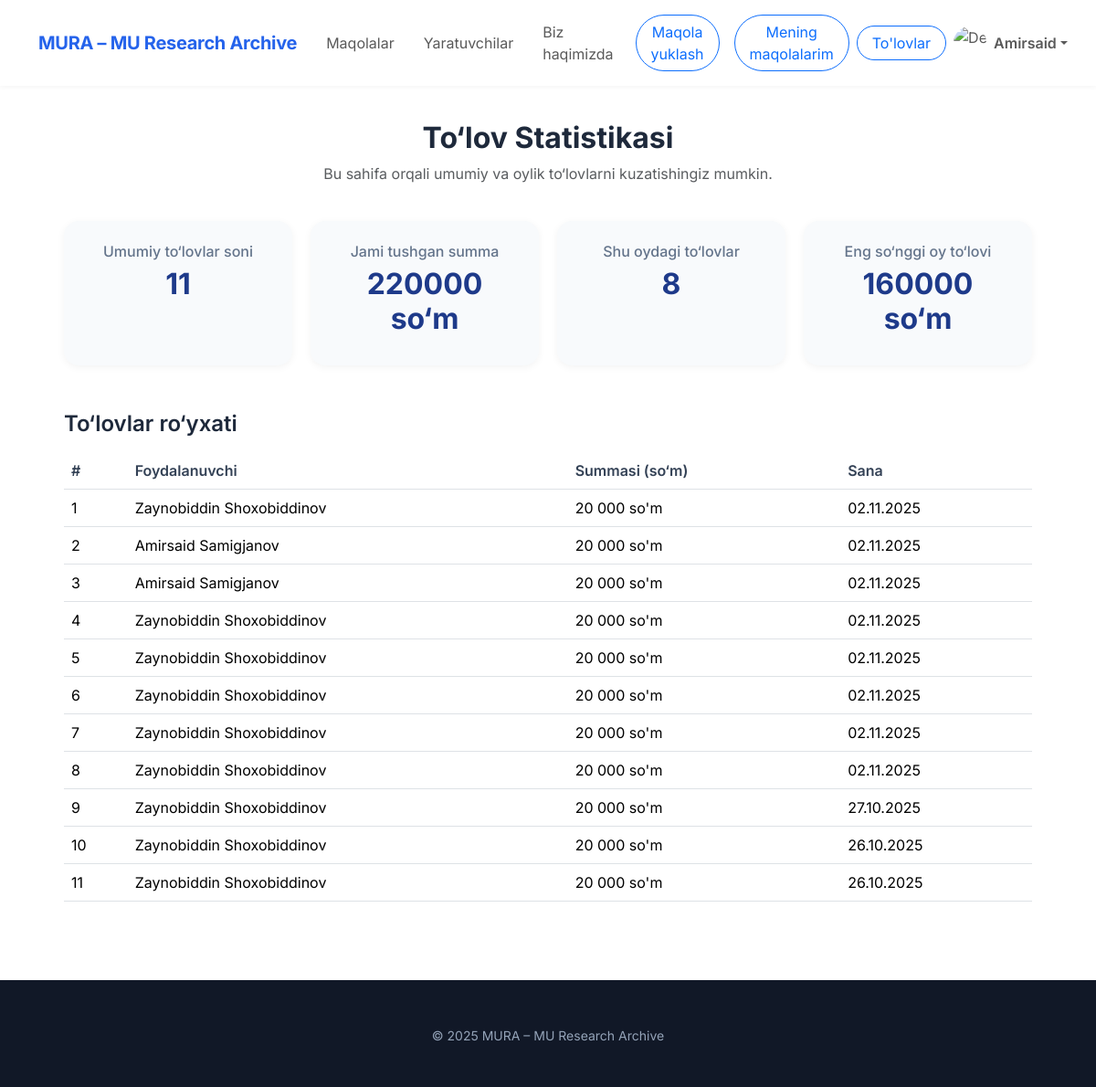
The app's page /payment-stats/ (signed in), older data.
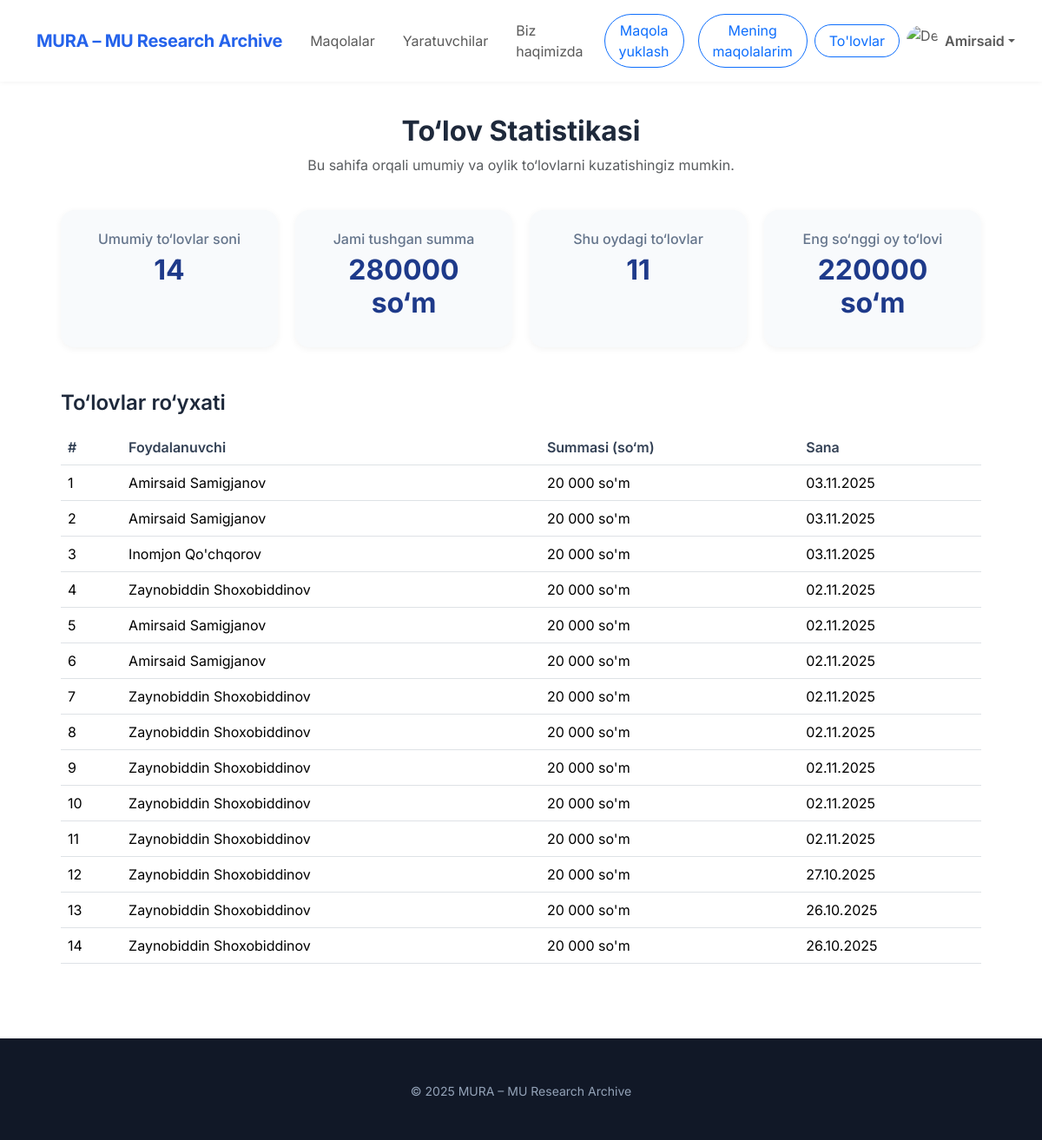
The same page, newer data.
### main/models.py (models this page shows, shortened)
class CustomUser(AbstractUser):
    avatar = models.ImageField(upload_to='avatars/', null=True, blank=True)
    status = models.IntegerField(default=0)

class Payment(models.Model):
    check_image = models.ImageField(upload_to='checks/')
    paper = models.ForeignKey(Paper, on_delete=models.CASCADE)
    status = models.IntegerField(choices=[(1, 'sent'), (2, 'approved'), (3, 'denied')], default=1)
    paid_at = models.DateTimeField(auto_now_add=True)

class Paper(models.Model):
    STATUS_CHOICES = [
        (1, 'draft'),
        (2, 'on_process'),
        (3, 'declined'),
        (4, 'accepted'),
        (5, 'payment_process'),
        (6, 'blocked')
    ]
    owner = models.ForeignKey(CustomUser, on_delete=models.CASCADE)
    category = models.ForeignKey('Category', on_delete=models.SET_NULL, null=True)
    title = models.CharField(
        max_length=100,
        validators=[MinLengthValidator(1)],
        help_text="Sarlavha 1–100 belgidan iborat bo‘lishi kerak."
    )
    abstract = models.TextField(
        max_length=2000,
        validators=[MinLengthValidator(100)],
        help_text="Umumiy fikr 100–2000 belgidan iborat bo‘lishi kerak."
    )
    intro = models.TextField(
        max_length=2000,
        validators=[MinLengthValidator(100)],
        help_text="Kirish qismi 100-2000 ta belgidan iborat bo‘lishi kerak."
    )
    file = models.FileField(upload_to='pdfs/')
    status = models.IntegerField(
        choices=STATUS_CHOICES,
        default=1,
        help_text="Maqolaning joriy holatini tanlang."
    )
    published_at = models.DateField(auto_now=True)
    keywords = models.CharField(
        max_length=100,
        validators=[MinLengthValidator(10)],
        help_text="Kalit so‘zlar 10–300 belgidan iborat bo‘lishi kerak."
    )
    pages = models.IntegerField(
        null=True,
        blank=True,
    )
    organization = models.CharField(
        max_length=120,
        validators=[MinLengthValidator(1)],
        null=True,
        blank=True,
        help_text="Tashkilot nomi 1–120 belgidan iborat bo‘lishi kerak."
    )
    paid_at = models.DateTimeField(null=True, blank=True)
    reject_count = models.IntegerField(default=0)
    citations = models.TextField(null=True,
                                 blank=True,
                                 max_length=2000,
                                 validators=[MinLengthValidator(100)],
                                 help_text="Foydalanilgan adabiyotlar 100–2000 belgidan iborat bo`lsin."
                                 )
    certificate = models.FileField(null=True, blank=True)

### main/views.py (the view)
# urls.py: path('payment-stats/', payments_stats, name='payments_stats'),
@login_required(redirect_field_name='login')
def payments_stats(request):
    if request.user.is_superuser and request.user.status == 1:
        now = timezone.now()
        total_payments = models.Payment.objects.filter(status=2).count()
        total_sum = total_payments * 20000
        monthly_payments = models.Payment.objects.filter(paid_at__year=now.year, paid_at__month=now.month,
                                                         status=2).count()
        monthly_sum = monthly_payments * 20000
        payments = models.Payment.objects.filter(status=2).order_by('-paid_at')
        context = {
            'total': total_payments,
            'total_sum': total_sum,
            'monthly': monthly_payments,
            'monthly_sum': monthly_sum,
            'payments': payments
        }
    else:
        return redirect('main')
    return render(request, 'payment-stats.html', context)

### templates/payment-stats.html (shortened to what this page needs)
{% extends "base.html" %}
{% load static %}
{% block style %}
    <link href="https://cdn.jsdelivr.net/npm/bootstrap@5.3.3/dist/css/bootstrap.min.css" rel="stylesheet">
    <link rel="stylesheet" href="{% static 'main/css/papers.css' %}">
    <link rel="stylesheet" href="{% static 'main/css/payment-stats.css' %}">
{% endblock %}
{% block content %}
    <section class="stats-container">
        <div class="stats-header">
            <h2 class="fw-bold">To‘lov Statistikasi</h2>
            <p class="text-muted">Bu sahifa orqali umumiy va oylik to‘lovlarni kuzatishingiz mumkin.</p>
        </div>
        <div class="stats-cards">
            <div class="stats-card">
                <h5>Umumiy to‘lovlar soni</h5>
                <h2>{{ total }}</h2>
            </div>
            <div class="stats-card">
                <h5>Jami tushgan summa</h5>
                <h2>{{ total_sum }} so‘m</h2>
            </div>
            <div class="stats-card">
                <h5>Shu oydagi to‘lovlar</h5>
                <h2>{{ monthly }}</h2>
            </div>
            <div class="stats-card">
                <h5>Eng so‘nggi oy to‘lovi</h5>
                <h2>{{ monthly_sum }} so‘m</h2>
            </div>
        </div>
        <div class="table-section">
            <h4 class="fw-semibold mb-3">To‘lovlar ro‘yxati</h4>
            <div class="table-responsive">
                <table class="table table-hover align-middle">
                    <thead>
                    <tr>
                        <th>#</th>
                        <th>Foydalanuvchi</th>
                        <th>Summasi (so‘m)</th>
                        <th>Sana</th>
                    </tr>
                    </thead>
                    <tbody>
                    {% for payment in payments %}
                        <tr>
                            <td>{{ forloop.counter }}</td>
                            <td>{{ payment.paper.owner.first_name }} {{ payment.paper.owner.last_name }}</td>
                            <td>20 000 so'm</td>
                            <td>{{ payment.paid_at|date:"d.m.Y" }}</td>
                        </tr>
                    {% empty %}
                        <tr>
                            <td colspan="5" class="text-center text-muted py-3">To‘lovlar mavjud emas</td>
                        </tr>
                    {% endfor %}
                    </tbody>
                </table>
            </div>
        </div>
    </section>
{% endblock %}

### templates/base.html (shortened to what this page needs)
{% load static %}
<!DOCTYPE html>
<html lang="en">
<head>
    <link href="https://cdn.jsdelivr.net/npm/bootstrap@5.3.3/dist/css/bootstrap.min.css" rel="stylesheet"/>
    <link
            rel="stylesheet"
            href="https://cdn.jsdelivr.net/npm/bootstrap-icons@1.11.3/font/bootstrap-icons.css"
    />
    {% block style %}{% endblock %}
</head>
<body style="height: fit-content;">
<nav class="navbar navbar-expand-lg fixed-top">
    <div class="container">
        <a class="navbar-brand" href="{% url 'main' %}">MURA – MU Research Archive</a>
        <div class="collapse navbar-collapse" id="navmenu">
            <ul class="navbar-nav ms-auto align-items-lg-center">
                <li class="nav-item"><a href="{% url 'all_papers' %}" class="nav-link px-3">Maqolalar</a></li>
                <li class="nav-item"><a href="{% url 'creators' %}" class="nav-link px-3">Yaratuvchilar</a></li>
                <li class="nav-item"><a href="{% url 'about' %}" class="nav-link px-3">Biz haqimizda</a></li>
                {% if user.is_authenticated %}
                    <li class="nav-item"><a href="{% url 'upload_paper' %}"
                                            class="m-lg-2 mb-2 px-3 btn btn-outline-primary rounded-pill">Maqola
                        yuklash</a></li>
                    <li class="nav-item"><a href="{% url 'my_papers' %}"
                                            class="px-3 m-lg-2 mb-2  btn btn-outline-primary rounded-pill">Mening
                        maqolalarim</a>
                    </li>
                    {% if user.is_superuser and user.status == 1 %}
                        <li class="nav-item"><a href="{% url 'payments' %}"
                                                class="px-3 btn btn-outline-primary rounded-pill">To'lovlar</a>
                        </li>
                    {% endif %}
                    <li class="nav-item dropdown">
                        <a class="nav-link dropdown-toggle d-flex align-items-center" href="#" id="profileDropdown"
                           role="button" data-bs-toggle="dropdown" aria-expanded="false">
                            {% if user.avatar %}
                                <img src="{{ user.avatar.url }}" alt="Avatar" class="rounded-circle" width="36"
                                     height="36" style="object-fit: cover;">
                            {% else %}
                                <img src="https://cdn-icons-png.flaticon.com/512/847/847969.png" alt="Default Avatar"
                                     class="rounded-circle" width="36" height="36" style="object-fit: cover;">
                            {% endif %}
                            <span class="ms-2 fw-semibold">{{ user.first_name }}</span>
                        </a>
                    </li>
                {% else %}
                    <li class="nav-item"><a href="{% url 'login' %}"
                                            class="btn btn-primary btn-sm ms-lg-3 p-2 m-1 text-white">Kirish</a></li>
                    <li class="nav-item"><a href="{% url 'register' %}"
                                            class="btn btn-primary btn-sm ms-lg-3 p-2 m-1 text-white">Ro'yxatdan
                        o'tish</a></li>
                {% endif %}
            </ul>
        </div>
    </div>
</nav>
{% block content %}
{% endblock %}
<footer>
    <div class="container">
        <p>© 2025 MURA – MU Research Archive</p>
    </div>
</footer>
</body>
</html>

### main/static/main/css/papers.css (style rules this page uses)
body { font-family: 'Inter', sans-serif; background-color: #f9fafb; color: #1f2937; overflow-x: hidden; padding-top: 72px; }
nav { background-color: #ffffff; box-shadow: 0 1px 6px rgba(0, 0, 0, 0.05); }
.navbar-brand { font-weight: 700; color: #2563eb !important; letter-spacing: -0.3px; }
footer { text-align: center; padding: 50px 0 30px; background: #111827; color: #e5e7eb; font-size: .95rem; margin-top: 80px; }

### main/static/main/css/payment-stats.css (style rules this page uses)
body { font-family: 'Inter', sans-serif; background-color: #ffffff; color: #1e293b; }
.stats-container { max-width: 1100px; margin: 40px auto; padding: 20px; }
.stats-header { text-align: center; margin-bottom: 40px; }
.stats-cards { display: grid; grid-template-columns: repeat(auto-fit, minmax(240px, 1fr)); gap: 20px; margin-bottom: 40px; }
.stats-card { background: #f8fafc; border-radius: 16px; padding: 24px; text-align: center; box-shadow: 0 2px 8px rgba(0, 0, 0, 0.05); transition: 0.2s ease; }
.stats-card h5 { color: #64748b; font-size: 16px; margin-bottom: 6px; }
.stats-card h2 { color: #1e3a8a; font-weight: 700; }
.table-section { margin-top: 50px; }
.table thead { background-color: #f1f5f9; }
.table th { font-weight: 600; color: #334155; }
.table td { vertical-align: middle; }
footer { text-align: center; margin-top: 50px; color: #94a3b8; font-size: 14px; }

Row changes from the older to the newer data that the page shows:
added Payment: paper.owner.first_name "Amirsaid", paper.owner.last_name "Samigjanov", paid_at "03.11.2025"
added Payment: paper.owner.first_name "Amirsaid", paper.owner.last_name "Samigjanov", paid_at "03.11.2025"
added Payment: paper.owner.first_name "Inomjon", paper.owner.last_name "Qo'chqorov", paid_at "03.11.2025"
Text that changed along with them:
{{ total }}: "11" → "14"
{{ total_sum }}: "220000" → "280000"
{{ monthly }}: "8" → "11"
{{ monthly_sum }}: "160000" → "220000"
